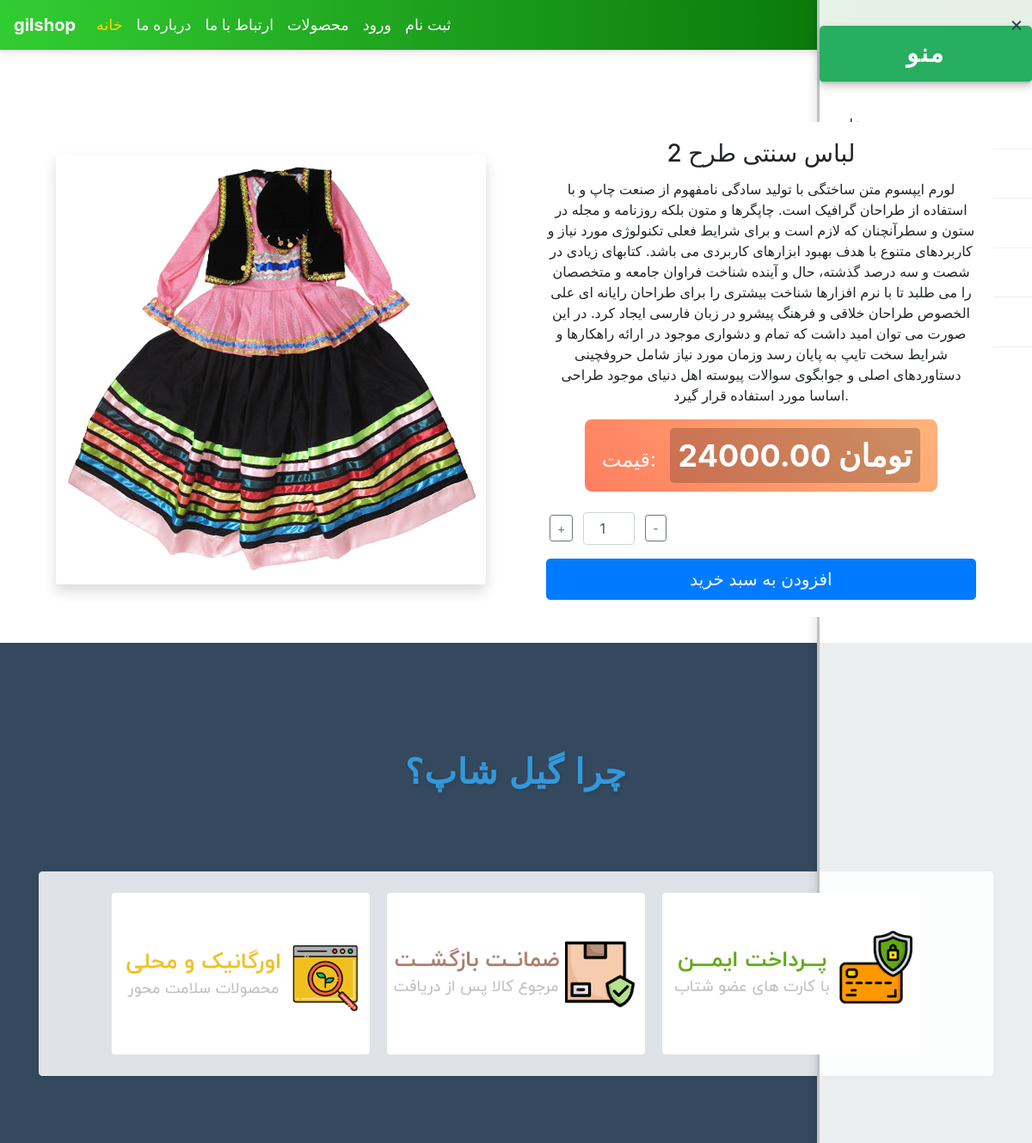
The page /products-fb/12/ on the database its author committed.
### products/models.py (models this page shows, shortened)
class Product(models.Model):
    title=models.CharField(max_length=150,default="Default Title")
    description=models.TextField(default="No description")
    price=models.DecimalField(decimal_places=2,max_digits=15,default=0.00)
    image=models.ImageField(upload_to="products/",default="products/default.jpg")
    time=models.DateTimeField(auto_now_add=True)

### products/views.py (the view)
# urls.py: path('<int:product_id>/', views.product_detail, name='product_detail')
def product_detail(request, product_id):
    product = get_object_or_404(Product, id=product_id)
    new_sabad_form = NewsabadForm(request.POST or None, initial={'product_id': product_id})
    context = {
        'product': product,
        'new_sabad_form': new_sabad_form
    }
    return render(request, 'product_detail.html', context)

### sabad/forms.py
class NewsabadForm(forms.Form):
    product_id=forms.IntegerField(
        widget=forms.HiddenInput(),
    )
    count=forms.IntegerField(
        widget=forms.NumberInput(attrs={"class": 'form-control','id':'input-quantity'}),
        initial = 1
    )

### products/templates/product_detail.html (shortened to what this page needs)
{% extends 'base/base.html' %}
{% load static %}
{% block content %}
<div class="container mt-4">
    <div class="row justify-content-center align-items-center">
        <div class="col-md-6 text-center">
            <img src="{{ product.image.url }}" class="img-fluid rounded shadow" alt="{{ product.title }}">
        </div>
        <div class="col-md-6">
            <div class="card border-0">
                <div class="card-body">
                    <h3 class="card-title">{{ product.title }}</h3>
                    <p class="card-text">{{ product.description }}</p>
                    <div class="price-box mb-4">
                        <span class="price-label">قیمت:</span>
                        <span class="price">{{ product.price }} تومان</span>
                    </div>
                    <form method="POST" action="{% url 'add_to_cart' product.id %}">
                        <div class="d-flex align-items-center mb-3">
                            <a href="javascript:void(0)" class="btn btn-outline-secondary btn-sm mx-1" onclick="increase()">+</a>
                            <input type="number" id="count-input" name="count" value="1" min="1" class="form-control text-center mx-2" style="width: 60px;">
                            <a href="javascript:void(0)" class="btn btn-outline-secondary btn-sm mx-1" onclick="decrease()">-</a>
                        </div>
                        <button type="submit" id="button-cart" class="btn btn-primary btn-lg w-100">
                            افزودن به سبد خرید
                        </button>
                    </form>
                </div>
            </div>
        </div>
    </div>
</div>
{% endblock %}

### Project8/assets/css/style.css (style rules this page uses)
.price-box { background: linear-gradient(45deg, #ff7e5f, #feb47b); padding: 10px 20px; border-radius: 8px; color: white; font-size: 1.5em; font-weight: bold; text-align: center; display: inline-block; margin-bottom: 20px; }
.price-box .price-label { margin-right: 10px; font-size: 1em; color: #fff; font-weight: normal; }
.price-box .price { font-size: 1.5em; font-weight: bold; background-color: rgba(0, 0, 0, 0.2); padding: 5px 10px; border-radius: 5px; display: inline-block; }
.btn { font-size: 1rem; padding: 10px 20px; }
.card-body { padding: 15px; text-align: center; }

### rows shown on the page
Product: image (picture), title "لباس سنتی طرح 2", description "لورم ایپسوم متن ساختگی با تولید سادگی نامفهوم از صنعت چاپ و با استفاده از طراحان گرافیک است. چاپگرها و متون بلکه روزنامه و مجله در ستون و سطرآنچنان که لازم است و برای شرایط فعلی تکنولوژی مورد نیاز و کاربردهای متنوع با هدف بهبود ابزارهای کاربردی می باشد. کتابهای زیادی در شصت و سه درصد گذشته، حال و آینده شناخت فراوان جامعه و متخصصان را می طلبد تا با نرم افزارها شناخت بیشتری را برای طراحان رایانه ای علی الخصوص طراحان خلاقی و فرهنگ پیشرو در زبان فارسی ایجاد کرد. در این صورت می توان امید داشت که تمام و دشواری موجود در ارائه راهکارها و شرایط سخت تایپ به پایان رسد وزمان مورد نیاز شامل حروفچینی دستاوردهای اصلی و جوابگوی سوالات پیوسته اهل دنیای موجود طراحی اساسا مورد استفاده قرار گیرد.", price "24000.00"
